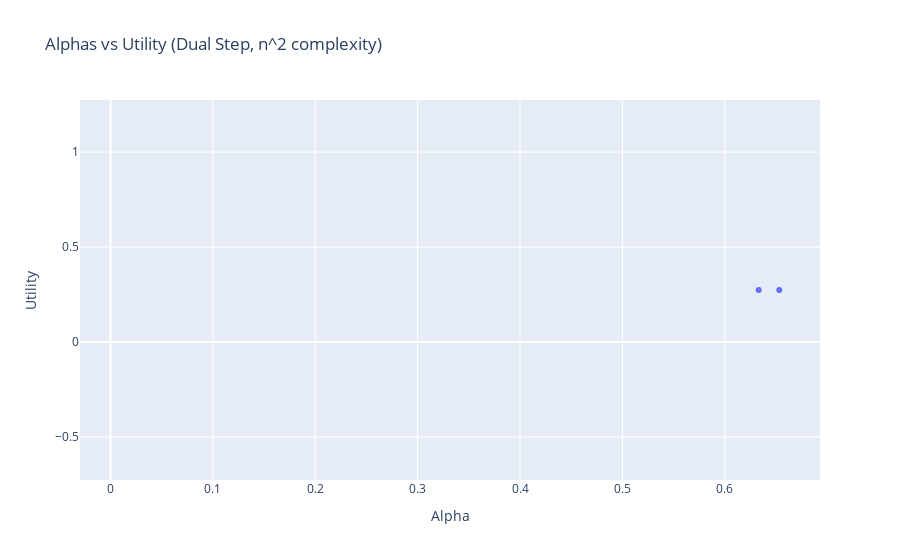

Notebook code cell kept with this figure:
### Code cell
alphas2, utils2 = vectorize_double_step(a, b, u_plus, u_minus, c_plus, c_minus, alphas, w_a, w_b)

### Figure 1 — Plotly figure (JSON) as saved in the notebook; plotly's stock layout.template omitted (floating-point values rounded to 4 significant figures)
{"data": [{"mode": "markers", "type": "scatter", "x": [0.01, 0.0301, 0.0502, 0.0703, 0.0904, 0.1105, 0.1306, 0.1507, 0.1708, 0.1909, 0.211, 0.2311, 0.2512, 0.2713, 0.2914, 0.3115, 0.3316, 0.3517, 0.3718, 0.3919, 0.412, 0.4321, 0.4522, 0.4723, 0.4924, 0.5125, 0.5326, 0.5527, 0.5728, 0.5929, 0.613, 0.6331, 0.6532, 0.6733, 0.6934, 0.7135, 0.7336, 0.7537, 0.7738, 0.7939, 0.814, 0.8341, 0.8542, 0.8743, 0.8944, 0.9145, 0.9346, 0.9547, 0.9748, 0.9949, 1.015, 1.035, 1.055, 1.075, 1.095, 1.116, 1.136, 1.156, 1.176, 1.196, 1.216, 1.236, 1.256, 1.276, 1.296, 1.317, 1.337, 1.357, 1.377, 1.397, 1.417, 1.437, 1.457, 1.477, 1.497, 1.518, 1.538, 1.558, 1.578, 1.598, 1.618, 1.638, 1.658, 1.678, 1.698, 1.719, 1.739, 1.759, 1.779, 1.799, 1.819, 1.839, 1.859, 1.879, 1.899, 1.92, 1.94, 1.96, 1.98, 2.0], "y": [null, null, null, null, null, null, null, null, null, null, null, null, null, null, null, null, null, null, null, null, null, null, null, null, null, null, null, null, null, null, null, 0.274, 0.274]}], "layout": {"title": {"text": "Alphas vs Utility (Dual Step, n^2 complexity)"}, "xaxis": {"title": {"text": "Alpha"}}, "yaxis": {"title": {"text": "Utility"}}}}
